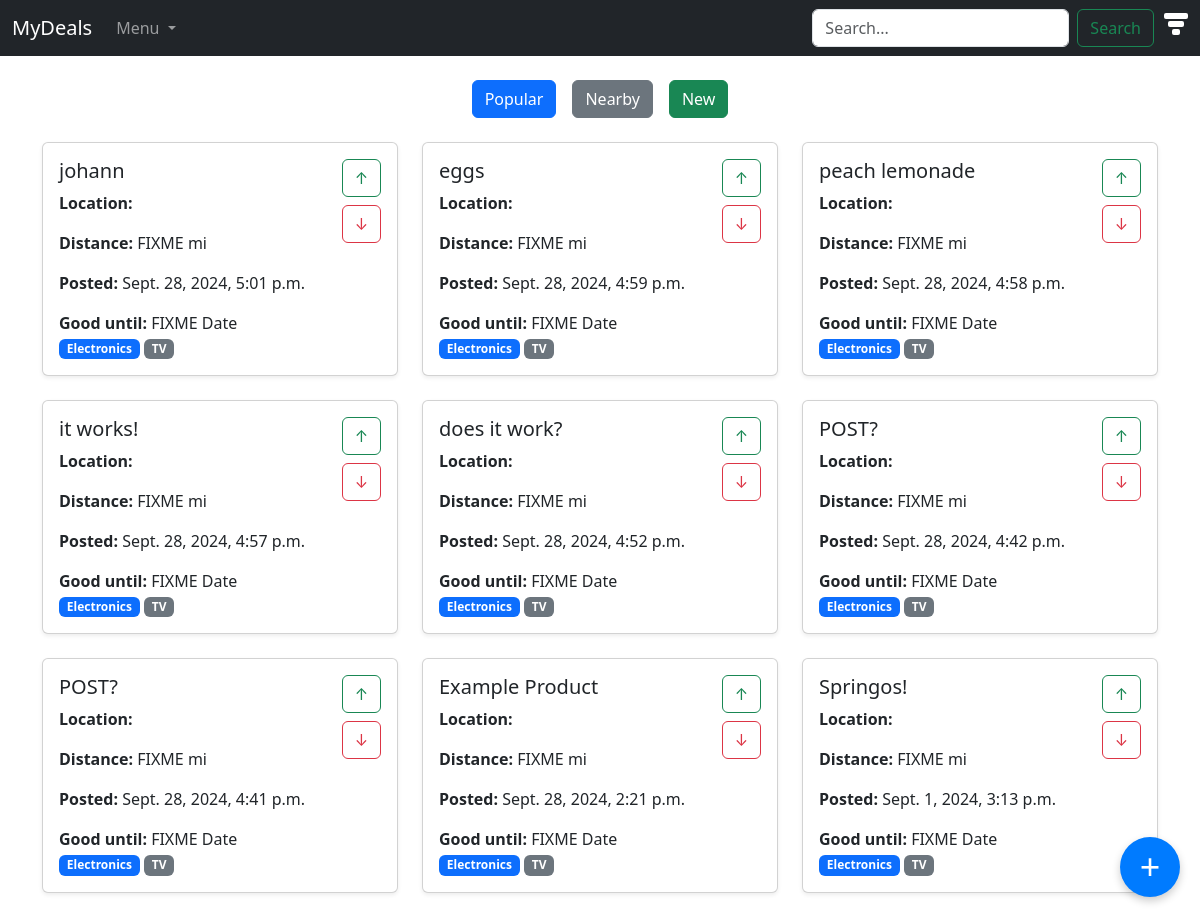
The app's page /app/ with its own data.
### deals/models.py (models this page shows, shortened)
class Post(models.Model):
    product_name = models.CharField(max_length=200)
    location_name = models.CharField(max_length = 200)
    location_street_address = models.CharField(max_length = 200)
    location_lat = models.FloatField(default = 36.1446206)
    location_long = models.FloatField(default = -86.8032659)
    info_text = models.CharField(max_length = 500)
    score = models.IntegerField(default = 0)
    post_date = models.DateTimeField("date posted")
    tags = models.ManyToManyField(Tag)

### deals/views.py (the view)
# urls.py: path("", views.home, name="home"),
def home(request) -> HttpResponse:
    context = {"post_list": Post.objects.order_by("-post_date")}
    return render(request, "deals/home.html", context)

### deals/templates/deals/home.html (shortened to what this page needs)
<!DOCTYPE html>
<html lang="en">
<head>
    <link href="https://cdn.jsdelivr.net/npm/bootstrap@5.3.0-alpha1/dist/css/bootstrap.min.css" rel="stylesheet">
</head>
<body>
<nav class="navbar navbar-expand-lg navbar-dark bg-dark">
    <div class="container-fluid">
        <a class="navbar-brand" href="#">MyDeals</a>
        <div class="collapse navbar-collapse" id="navbarNav">
            <ul class="navbar-nav me-auto">
                <li class="nav-item dropdown">
                    <a class="nav-link dropdown-toggle" href="#" id="navbarDropdown" role="button" data-bs-toggle="dropdown" aria-expanded="false">
                        Menu
                    </a>
                </li>
            </ul>
            <form action="{% url 'deals:search' %}" method="get" class="d-flex">
                <input type="text" name="q" placeholder="Search..." class="form-control search-bar me-2" type="search" aria-label="Search">
                <button class="btn btn-outline-success search-button" type="submit">Search</button>
            </form>
            <div class="nav-item dropdown">
                <div class="funnel-icon" id="funnelDropdown" role="button" data-bs-toggle="dropdown" aria-expanded="false">
                    <div class="funnel-middle"></div>
                </div>
            </div>
        </div>
    </div>
</nav>
<div class="container my-4">
    <div class="d-flex justify-content-center">
        <button class="btn btn-primary mx-2">Popular</button>
        <button class="btn btn-secondary mx-2">Nearby</button>
        <button class="btn btn-success mx-2">New</button>
    </div>
</div>
<div class="container">
    <div class="row">
        {% if post_list %}
            {% for post in post_list %}
                <div class="col-md-6 col-lg-4">
                    <a href="{% url 'deals:detail' post.id %}" style="text-decoration: none; color: inherit;">
                        <div class="card mb-4 shadow-sm">
                            <div class="card-body">
                                <div class="d-flex justify-content-between">
                                    <div>
                                        <h5 class="card-title">{{ post.product_name }}</h5>
                                        <p class="card-text"><strong>Location: </strong>{{ post.location }}</p>
                                        <p class="card-text"><strong>Distance: </strong> FIXME mi</p>
                                        <p class="card-text"><strong>Posted: </strong>{{ post.post_date }}</p>
                                        <p class="card-text"><strong>Good until: </strong>FIXME Date</p>
                                    </div>
                                    <div class="d-flex flex-column align-items-center">
                                        <button class="btn btn-outline-success mb-1">&uarr;</button>
                                        <button class="btn btn-outline-danger mt-1">&darr;</button>
                                    </div>
                                </div>
                                <span class="badge bg-primary">Electronics</span>
                                <span class="badge bg-secondary">TV</span>
                            </div>
                        </div>
                    </a>
                </div>
            {% endfor %}
        {% else %}
            <p>No posts are available.</p>
        {% endif %}
    </div>
</div>
<button class="new-post-btn" aria-label="New Post">+</button>
</body>
</html>

### deals/templates/deals/home.html (style rules this page uses)
.funnel-icon { width: 24px; height: 24px; position: relative; display: inline-block; cursor: pointer; }
.funnel-icon:before { content: ''; position: absolute; top: 0; left: 0; right: 0; margin: auto; width: 100%; height: 6px; background-color: white; border-radius: 2px; }
.funnel-middle { content: ''; position: absolute; top: 8px; left: 15%; right: 15%; width: 70%; height: 6px; background-color: white; border-radius: 2px; }
.funnel-icon:after { content: ''; position: absolute; top: 16px; bottom: 0; left: 33%; right: 33%; width: 33%; height: 6px; background-color: white; border-radius: 2px; }
.search-bar { margin-right: 10px; }
.search-button { margin-right: 10px; }
.new-post-btn { position: fixed; bottom: 20px; right: 20px; width: 60px; height: 60px; background-color: #007bff; color: white; border: none; border-radius: 50%; font-size: 36px; display: flex; justify-content: center; align-items: center; cursor: pointer; box-shadow: 0 4px 8px rgba(0, 0, 0, 0.2); z-index: 1000; }

### records on screen
Post: product_name "johann", post_date "Sept. 28, 2024, 5:01 p.m."
Post: product_name "eggs", post_date "Sept. 28, 2024, 4:59 p.m."
Post: product_name "peach lemonade", post_date "Sept. 28, 2024, 4:58 p.m."
Post: product_name "it works!", post_date "Sept. 28, 2024, 4:57 p.m."
Post: product_name "does it work?", post_date "Sept. 28, 2024, 4:52 p.m."
Post: product_name "POST?", post_date "Sept. 28, 2024, 4:42 p.m."
Post: product_name "POST?", post_date "Sept. 28, 2024, 4:41 p.m."
Post: product_name "Example Product", post_date "Sept. 28, 2024, 2:21 p.m."
Post: product_name "Springos!", post_date "Sept. 1, 2024, 3:13 p.m."
